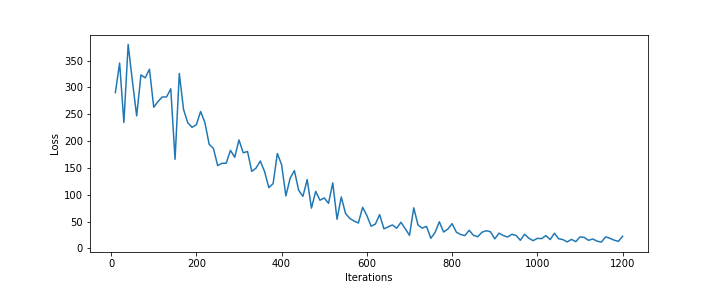
#> input picture contrastive.png, 720 x 288 px
$ python -i augmentation.py   (imports and definitions only)
#> lines starting #> are read from the running program, lines starting #| are printed output that depends on the picture
from skimage import transform as tf
import numpy as np
from PIL import Image

def augmentation(im, augmentation_prob=0.7):
    """
    Parameters
        im - Input PIL image
        augmentation_prob - probability of applying augmentations
    Return value
        im - Augmented PIL Image

    Notes
        If we randomly choose to augment, may actually not augment, since each
        augmentation has 80% chance of applying.

        Chance of not applying augmentation is when entering first if statement
        is 0.2^4 = .16%
    """

    if np.random.random_sample() < augmentation_prob:
        if np.random.random() < 0.8:
            im = lr(im)
        if np.random.random() < 0.8:
            im = rotate(im)
        if np.random.random() < 0.8:
            im = translate(im)
        if np.random.random() < 0.8:
            im = zoom(im)
    return im

"""
Left-right flip
"""
def lr(im):
    return Image.fromarray(np.fliplr(np.array(im)))
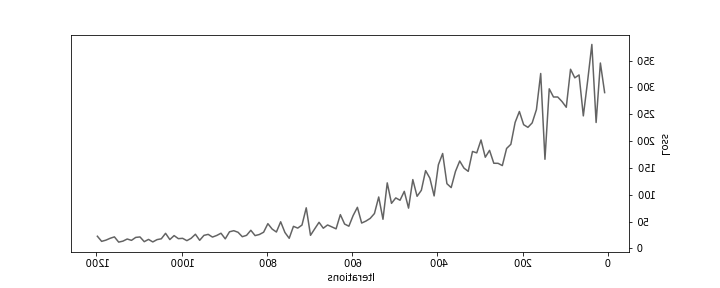
#> returned value: PIL image 720x288 L; min 0, max 255, mean 250.7
"""
Random rotation of -30 degrees to 30 degrees
"""
def rotate(im):
    return Image.fromarray((255* tf.rotate(np.array(im), np.random.randint(-30, 31), mode='constant')).astype('uint8'))
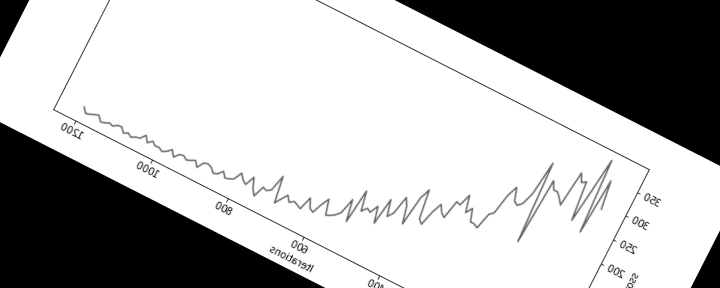
#> returned value: PIL image 720x288 L; min 0, max 255, mean 183.1

"""
Random translation of -10 to 10 pixels in vertical and horizontal direction
"""
def translate(im):
    translate = tf.AffineTransform(translation=
                                           (np.random.randint(-10, 11), np.random.randint(-10, 11))
                                          )
    return Image.fromarray((255*tf.warp(im, translate, mode='constant')).astype('uint8'))

"""
Random zoom of ratio 0.7 to 1.3.
"""
def zoom(im):
    ratio = 0.7+0.6*np.random.random()
    scaled = tf.rescale(np.array(im), ratio, mode='constant')
#> (the run stopped early here; a loop or call above may not have finished)

$ run again, on contrastive_aug.png
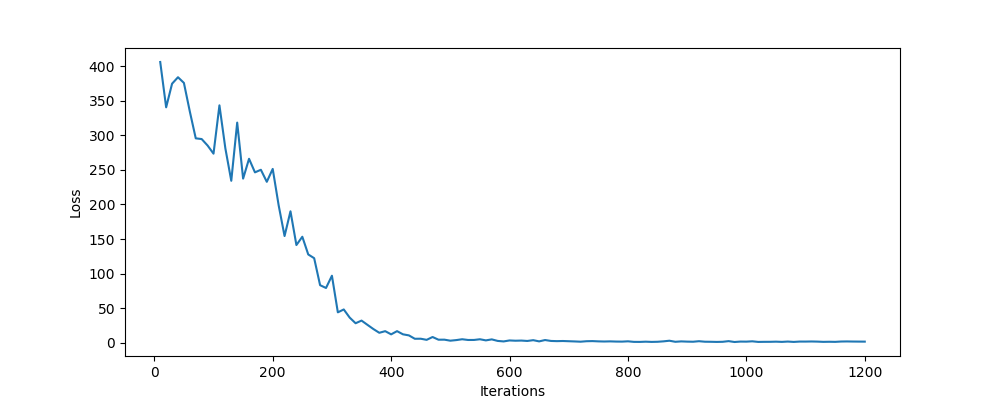
#> input picture contrastive_aug.png, 1000 x 400 px
#> in lr, `return Image.fromarray(np.fliplr(np.array(im)))`:
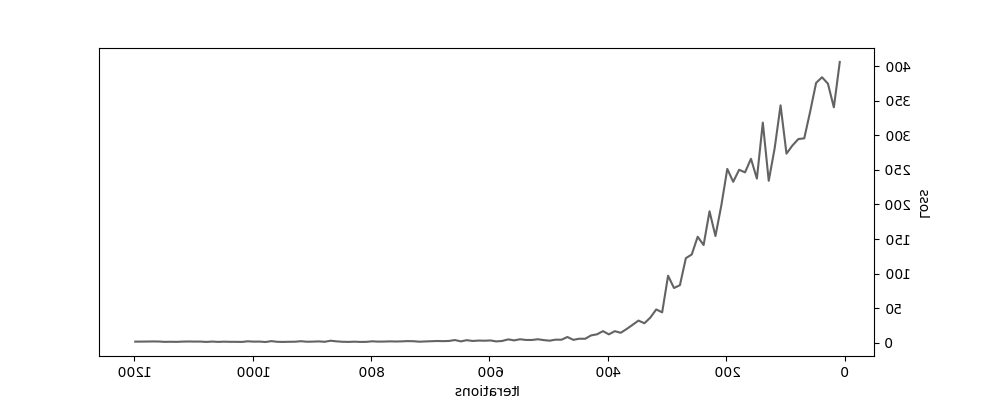
#> returned value: PIL image 1000x400 L; min 0, max 255, mean 251.4
#> in rotate, `return Image.fromarray((255* tf.rotate(np.array(im), np.random.randint..`:
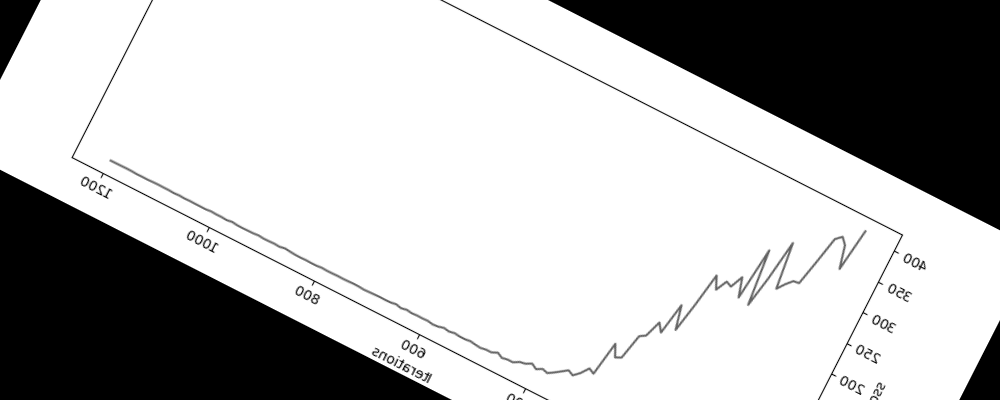
#> returned value: PIL image 1000x400 L; min 0, max 255, mean 183.8

$ run again, on contrastive_aug1.png
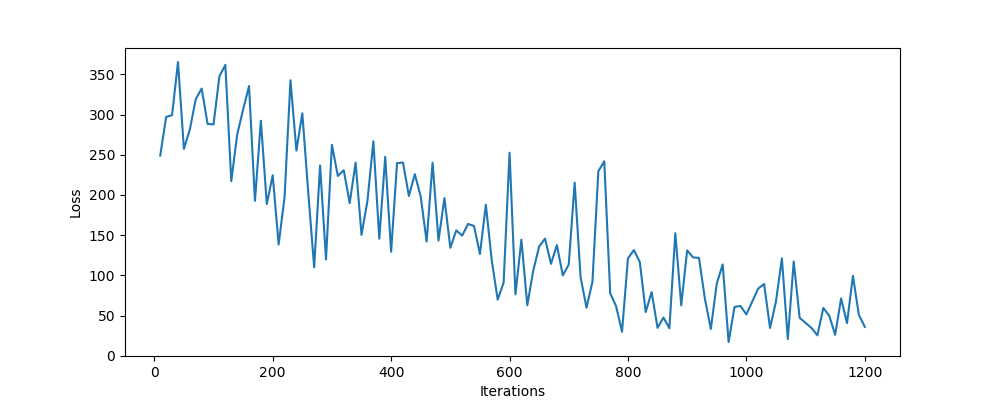
#> input picture contrastive_aug1.png, 1000 x 400 px
#> `picture = cv2.imread('contrastive.png', cv2.IMREAD_GRAYSCALE)`:
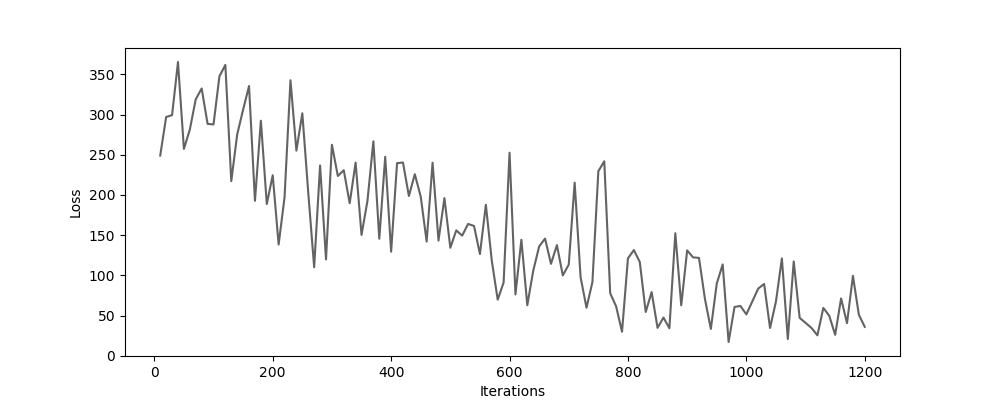
#> picture: shape (400, 1000); min 0, max 255, mean 248.3
#> in rotate, `return Image.fromarray((255* tf.rotate(np.array(im), np.random.randint..`:
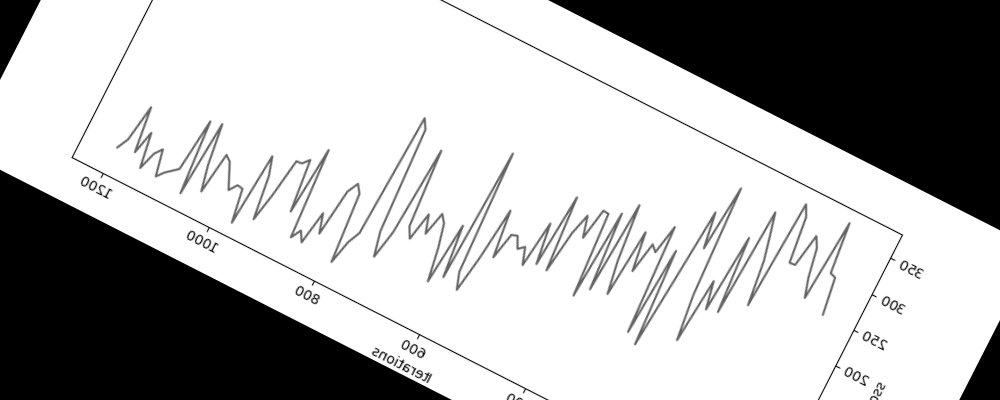
#> returned value: PIL image 1000x400 L; min 0, max 255, mean 180.7
